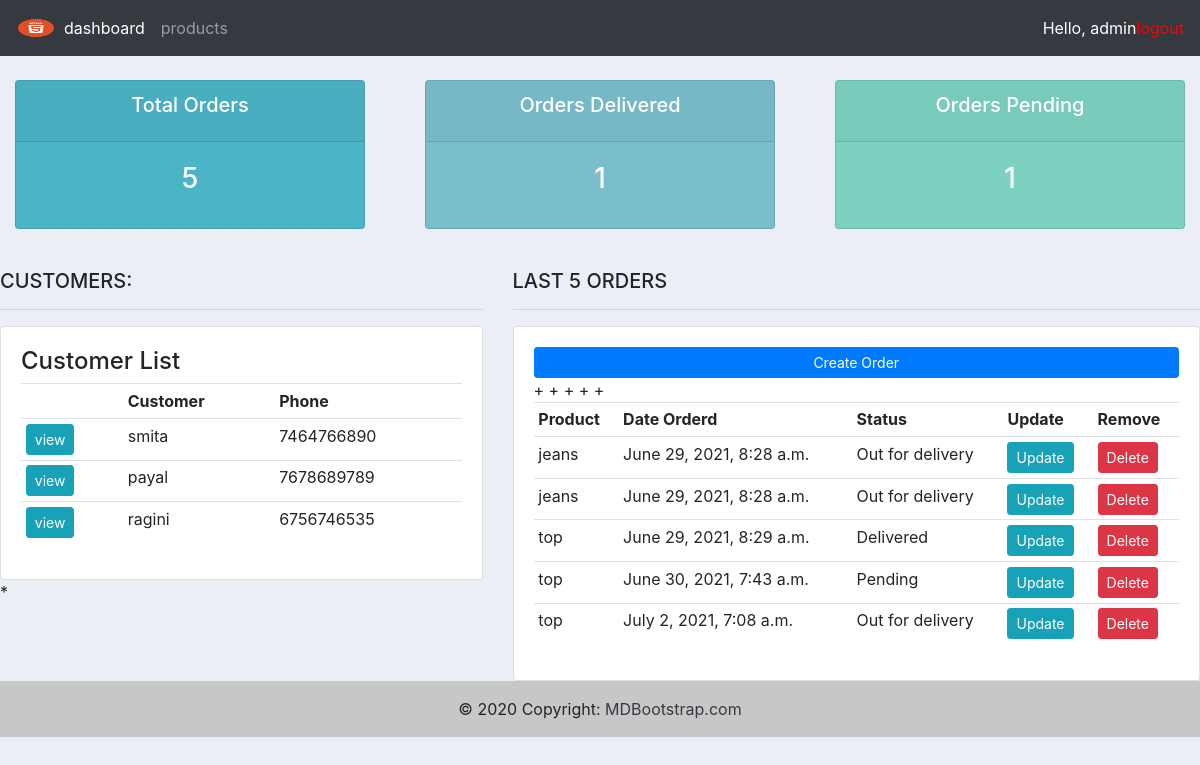
The app's page / (signed in) with its own data.
### accounts/models.py (models this page shows, shortened)
class Customer(models.Model):
	name = models.CharField(max_length=200, null=True)
	phone = models.CharField(max_length=200, null=True)
	email = models.CharField(max_length=200, null=True)
	date_created = models.DateTimeField(auto_now_add=True, null=True)

class Order(models.Model):
	STATUS = (
			('Pending', 'Pending'),
			('Out for delivery', 'Out for delivery'),
			('Delivered', 'Delivered'),
			)
	customer = models.ForeignKey(Customer, null=True, on_delete= models.SET_NULL)
	product = models.ForeignKey(Product, null=True, on_delete= models.SET_NULL)
	date_created = models.DateTimeField(auto_now_add=True, null=True)
	status = models.CharField(max_length=200, null=True, choices=STATUS)

class Product(models.Model):
	CATEGORY = (
			('Indoor', 'Indoor'),
			('Out Door', 'Out Door'),
			)
	name = models.CharField(max_length=200, null=True)
	price = models.FloatField(null=True)
	category = models.CharField(max_length=200, null=True, choices=CATEGORY)
	description = models.CharField(max_length=200, null=True, blank=True)
	date_created = models.DateTimeField(auto_now_add=True, null=True)
	tags = models.ManyToManyField(Tag)
	def __str__(self):
		return self.name

### accounts/views.py (the view)
# urls.py: path('', views.home, name="home"),
@login_required(login_url='login')
def home(request):
	orders = Order.objects.all()
	customers = Customer.objects.all()
	total_customers = customers.count()
	total_orders = orders.count()
	delivered = orders.filter(status='Delivered').count()
	pending = orders.filter(status='Pending').count()
	context = {'orders':orders, 'customers':customers,
	'total_orders':total_orders,'delivered':delivered,
	'pending':pending }
	return render(request, 'dashboard.html', context)

### accounts/templates/dashboard.html
{%  extends 'main.html' %}
{% block content %}
{%  include 'status.html' %}
<br>
<div class="row">
	<div class="col-md-5">
		<h5>CUSTOMERS:</h5>
		<hr>
		<div class="card card-body">
			<h4>Customer List</h4>
			<table class="table table-sm">
				<tr>
					<th></th>
					<th>Customer</th>
					<th>Phone</th>
				</tr>
				{% for customer in customers  %}
				<tr>
					<td><a  class="btn btn-sm btn-info" href="{% url 'customer' customer.id %}">view</a></td>
					<td> {{customer.name}} </td>
					<td> {{customer.phone}} </td>
				</tr>
				{%endfor%}
			</table>
		</div>*
	</div>
	<div class="col-md-7">
		<h5>LAST 5 ORDERS</h5>
		<hr>
		<div class="card card-body">
			<a class="btn btn-primary  btn-sm btn-block" href=" {% url 'create_order' %} ">Create Order</a>
			<table class="table table-sm">
				<tr>
					<th>Product</th>
					<th>Date Orderd</th>
					<th>Status</th>
					<th>Update</th>
					<th>Remove</th>
				</tr>
				{% for order in orders %}+
					<tr>
						<td>{{order.product}}</td>
						<td>{{order.date_created}}</td>
						<td>{{order.status}}</td>
						<td><a class="btn btn-sm btn-info"  href=" {% url 'update_order' order.id %} ">Update</a></td>
						<td><a  class="btn btn-sm btn-danger" href=" {% url 'delete_order' order.id %} ">Delete</a></td>
					</tr>
				{% endfor %}
			</table>
		</div>
	</div>
</div>
{% endblock %}

### accounts/templates/main.html (shortened to what this page needs)
{% load static %}
<!DOCTYPE html>
<html>
<head>
<link rel="stylesheet" href="https://maxcdn.bootstrapcdn.com/bootstrap/4.0.0/css/bootstrap.min.css">
<link rel="stylesheet" type="text/css" href="{% static 'css/style.css' %}">
</head>
<body>
	{% include 'navbar.html'  %}
	{% block content %}
	{% endblock %}
	{% include 'footer.html'  %}
</body>
</html>

### accounts/templates/navbar.html (shortened to what this page needs)
{% load static %}
<nav class="navbar navbar-expand-lg navbar-dark bg-dark">
  <img src="{% static 'images/im.png' %}" style="height: 20px; width: 40px;">
  <div class="collapse navbar-collapse" id="navbarNav">
    <ul class="navbar-nav">
      <li class="nav-item active">
        <a class="nav-link" href=" {% url 'home'%}">dashboard <span class="sr-only">(current)</span></a>
      </li>
      <li class="nav-item">
        <a class="nav-link" href="{% url 'products'%}">products</a>
      </li>
    </ul>
  </div>
  <span class="hello-msg" style="color: white;" >Hello, {{request.user}} </span>
  <span>
    <a class="hello-msg" href=" {% url 'logout' %} " style="color: red;" >logout</a>
  </span>
</nav>

### accounts/templates/status.html
<br>
<div class="row">
	<div class="col">
		<div class="col-md">
			<div class="card text-center text-white  mb-3" id="total-orders">
			  	<div class="card-header">
			  		<h5 class="card-title">Total Orders</h5>
			  	</div>
			  	<div class="card-body">
			    	<h3 class="card-title"> {{total_orders}} </h3>
			  	</div>
			</div>
		</div>
	</div>
	<div class="col">
		<div class="col-md">
			<div class="card text-center text-white  mb-3" id="orders-delivered">
			  	<div class="card-header">
			  		<h5 class="card-title">Orders Delivered</h5>
			  	</div>
			  	<div class="card-body">
			    	<h3 class="card-title"> {{delivered}} </h3>
			  	</div>
			</div>
		</div>
	</div>
	<div class="col">
		<div class="col-md">
			<div class="card text-center text-white  mb-3" id="orders-pending">
			  	<div class="card-header">
			  		<h5 class="card-title">Orders Pending</h5>
			  	</div>
			  	<div class="card-body">
			    	<h3 class="card-title"> {{pending}} </h3>
			  	</div>
			</div>
		</div>
	</div>
</div>

### accounts/templates/footer.html
<footer class="bg-light text-center text-lg-start">
  <div class="text-center p-3" style="background-color: rgba(0, 0, 0, 0.2);">
    © 2020 Copyright:
    <a class="text-dark" href="https://mdbootstrap.com/">MDBootstrap.com</a>
  </div>
</footer>

### static/css/style.css (style rules this page uses)
body { background-color: #ebeff5; }
#total-orders { background-color: #4cb4c7; }
#orders-delivered { background-color: #7abecc; }
#orders-pending { background-color: #7CD1C0; }

### records on screen
Customer: name "smita", phone "7464766890"
Customer: name "payal", phone "7678689789"
Customer: name "ragini", phone "6756746535"
Order: product "jeans", date_created "June 29, 2021, 8:28 a.m.", status "Out for delivery"
Order: product "jeans", date_created "June 29, 2021, 8:28 a.m.", status "Out for delivery"
Order: product "top", date_created "June 29, 2021, 8:29 a.m.", status "Delivered"
Order: product "top", date_created "June 30, 2021, 7:43 a.m.", status "Pending"
Order: product "top", date_created "July 2, 2021, 7:08 a.m.", status "Out for delivery"

### other values on screen
{{ request.user }} "admin"
{{ total_orders }} "5"
{{ delivered }} "1"
{{ pending }} "1"
